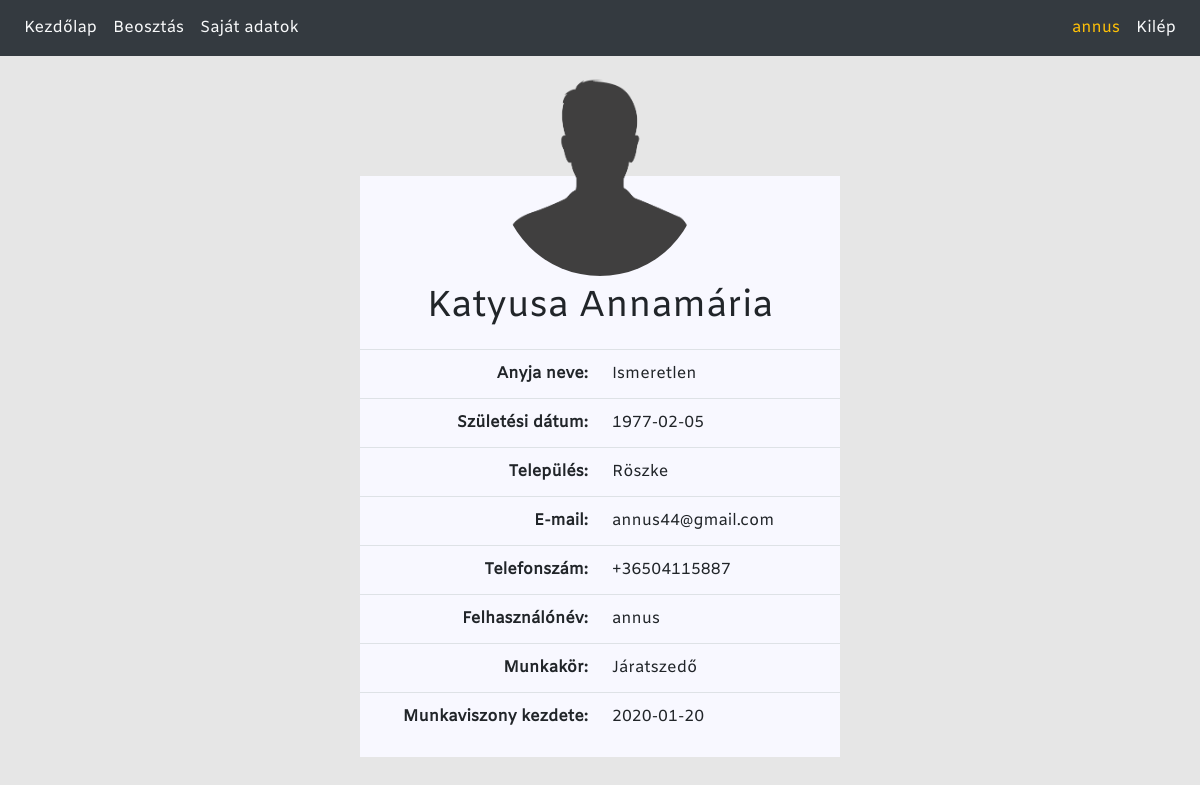
Screenshot of /userinfo.php (signed in) with the database file from the repository.
### tables this page shows
CREATE TABLE `personal_data` (
  `id` int(11) NOT NULL,
  `first_name` varchar(50) NOT NULL,
  `last_name` varchar(50) NOT NULL,
  `mother` varchar(100) NOT NULL,
  `birth_date` date NOT NULL,
  `location` varchar(100) DEFAULT NULL,
  `email` varchar(100) NOT NULL,
  `phone` varchar(15) DEFAULT NULL,
  `picture` varchar(150) DEFAULT 'profile.jpg'
);

### userinfo.php (the view, shortened to what this page needs)
<?php
require_once('config/init.php');
$userid = $_SESSION['userid'];
$sql = "SELECT * FROM personal_data WHERE id LIKE (SELECT personal_data_id FROM user_data WHERE id = $userid)";
$res = $con -> query($sql);
$content = '';
while ($row = $res -> fetch_assoc()){
    $content .= '<div class="userinfo-box">'
                . '<img class="avatar" src="Images/'.$row['picture'].'">'
                . '<h2>'.$row['first_name'].' '.$row['last_name'].'</h2>'
                . '<table class="table">'
                . '<tr><td>Anyja neve:</td><td>'.$row['mother'].'</td></tr>'
                . '<tr><td>Születési dátum:</td><td>'.$row['birth_date'].'</td></tr>'
                . '<tr><td>Település:</td><td>'.$row['location'].'</td></tr>'
                . '<tr><td>E-mail:</td><td>'.$row['email'].'</td></tr>'
                . '<tr><td>Telefonszám:</td><td>'.$row['phone'].'</td></tr>'
                . '<tr><td>Felhasználónév:</td><td>'.$_SESSION['username'].'</td></tr>'
                . '<tr><td>Munkakör:</td><td>'.$_SESSION['position_name'].'</td></tr>'
                . '<tr><td>Munkaviszony kezdete:</td><td>'.$_SESSION['first_working_day'].'</td></tr>'
                . '</table>'
            . '</div>';
}
echo '<div class="mycontainer">';
echo $content;

### Style/style.css (style rules this page uses)
body { margin: 0; padding: 0; box-sizing: border-box; font-family: myFirstFont; background-color: rgb(230,230,230); }
a:link, a:visited, a:hover, a:active { color: white; text-decoration: none; }
.table { background-color: ghostwhite; }
.mycontainer { padding: 20px; width: 90%; margin: auto; }
.userinfo-box { min-width: fit-content; width: 40%; position: absolute; left: 50%; transform: translate(-50%,0); background: ghostwhite; margin: 100px 0 auto; padding: 50px 0 0; }
.avatar { width: 200px; height: 200px; border-radius: 50%; position: absolute; top: -100px; left: calc(50% - 100px); }
.userinfo-box h2 { margin: 0; padding: 60px 0 20px; font-size: 36px; text-align: center; }
.userinfo-box table tr > td:nth-of-type(1) { font-weight: bold; text-align: right; }
.userinfo-box table tr > td { width: 50% }

### rows the page displays
personal_data: picture (placeholder picture), first_name "Katyusa", last_name "Annamária", mother "Ismeretlen", birth_date "1977-02-05", location "Röszke", email "annus44@gmail.com", phone "+36504115887"

### other values shown
$menu "Kezdőlap"
$_SESSION['username'] "annus"
